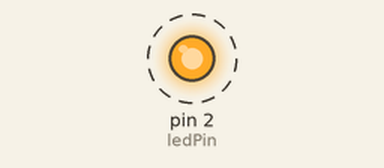
This sketch was run on a simulated Arduino Uno, built with avr-gcc and run on an emulated ATmega328P. Shown: output pins drawn as LEDs (lit = HIGH). Dashed ring = blinking. What the sketch prints to the serial monitor is not drawn.

Above: at 0.5 s.
Timing chart, 0 to 4.6 s (numbered marks = the images above):
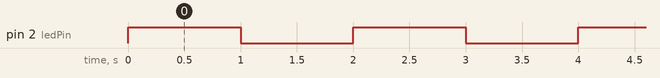

The sketch:

01-Hello_world_.ino
```cpp
/*
    Creator: oasdflkjo
    Date: 27.11.2021
*/

const int ledPin = 2;

void setup()
{
    pinMode(ledPin, OUTPUT);
    Serial.begin(115200);
}

void loop()
{
    digitalWrite(ledPin, HIGH);
    Serial.print("Hello ");
    delay(1000);
    digitalWrite(ledPin, LOW);
    Serial.print("world!\n");
    delay(1000);
}
```

Measured:
- by itself, pin 2 (ledPin): alternates HIGH for 1.0 s and LOW for 1.0 s
